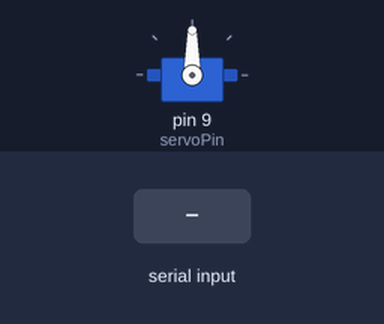
A sketch run on a simulated Arduino Uno, built with avr-gcc and run on an emulated ATmega328P. Shown: servo. The test bench sets the inputs (shaded band).

Above: at 1.2 s.
1.3 s: "30,150\n" received over Serial
At 2.1 s:
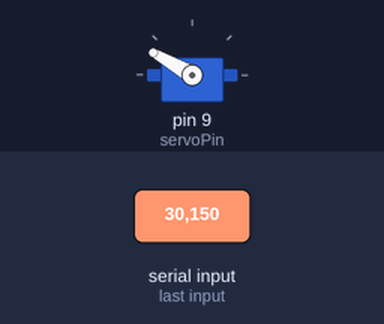
At 3.3 s:
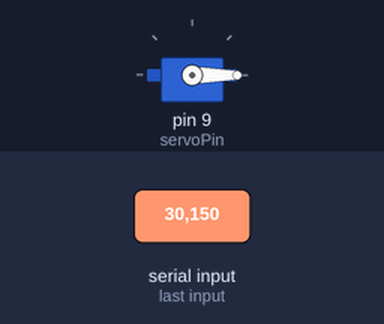
3.8 s: "90,45\n" received over Serial
At 4.4 s:
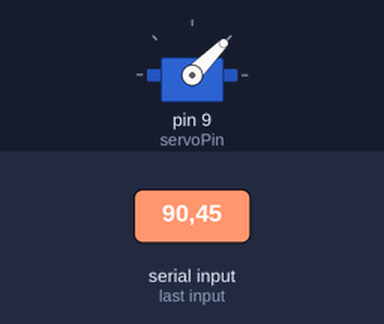
Timing chart, 0 to 6.8 s (numbered marks = the images above; inputs shaded):
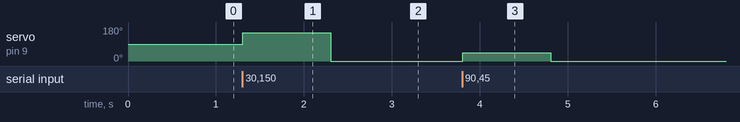

Measured:
- after the input at 1.3 s, servo on pin 9 (servoPin): 90° → 150° at once, → 0° 1.0 s later
- after the input at 3.8 s, servo on pin 9 (servoPin): 0° → 45° at once, → 0° 1.0 s later

The sketch:

Example_2.ino
```cpp
#include <Servo.h>

Servo myServo;  // Cipta objek servo
const int servoPin = 9; // Pin PWM untuk servo

void setup() {
  Serial.begin(9600);
  myServo.attach(servoPin);
}

void loop() {
  // Semak jika ada data masuk dari Python melalui Serial
  if (Serial.available() > 0) {
    int angle = Serial.parseInt(); // Baca nombor yang dihantar oleh Python

    // Pastikan nilai dalam lingkungan 0 - 180
    if (angle >= 0 && angle <= 180) {
      myServo.write(angle); // Gerakkan servo ke sudut tersebut
    }
  }
}
```
